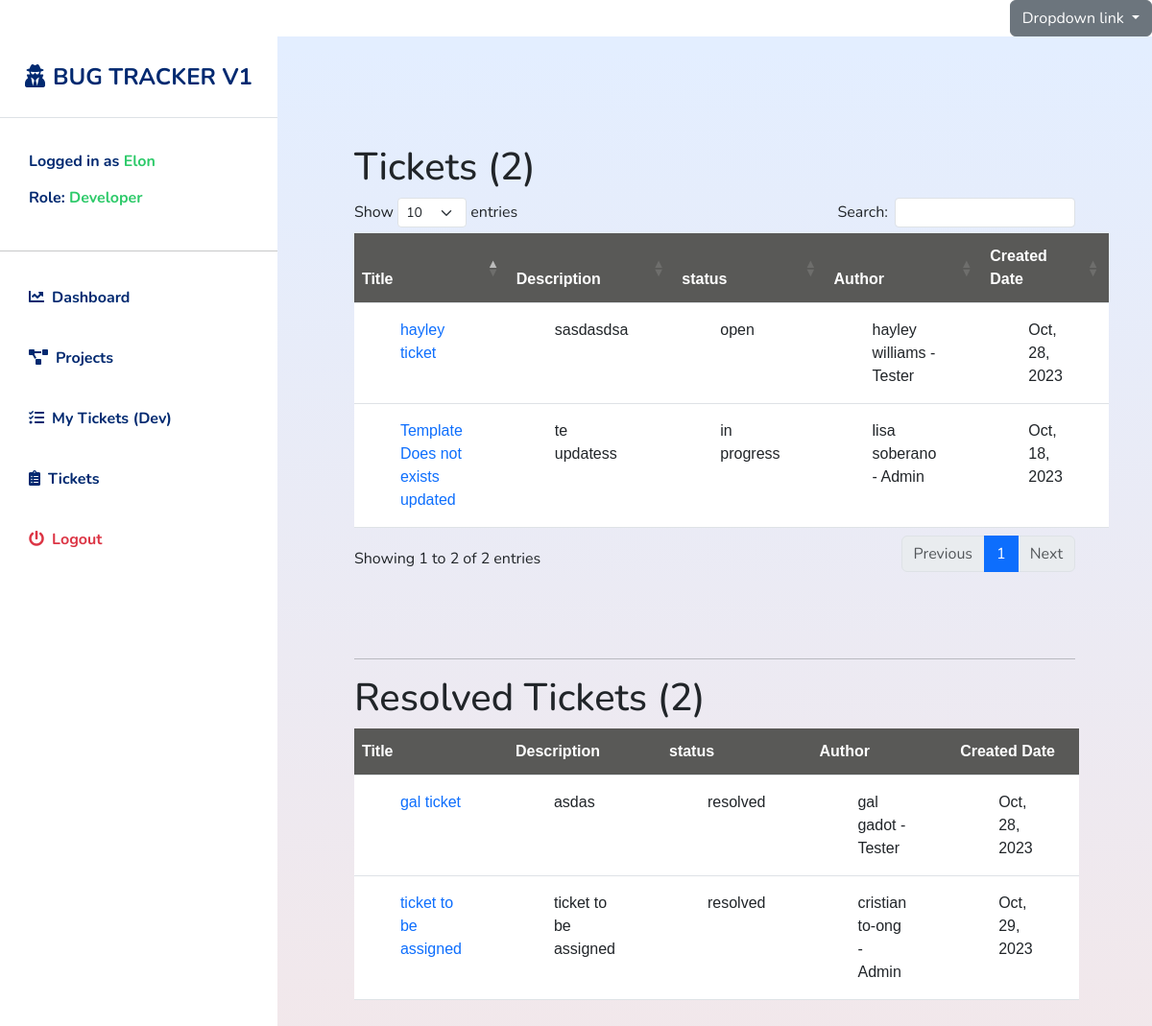
/bugtracker/tickets/ (signed in), run on the app's committed database.
### accounts/models.py (models this page shows, shortened)
class EmployeeProfile(models.Model):
  user = models.OneToOneField(User, on_delete=models.CASCADE, related_name='profile')
  employee_id = models.CharField(max_length=128, blank=True)
  first_name = models.CharField(max_length=200, blank=True)
  last_name = models.CharField(max_length=200, blank=True)
  email = models.EmailField(max_length=200, blank=True)
  role = models.ForeignKey(Role,on_delete=models.CASCADE)
  avatar = models.ImageField(default='avatar.jpg', upload_to='avatars/', blank=True)
  phone_number = models.CharField(max_length=50, blank=True)
  updated = models.DateTimeField(auto_now=True)
  created = models.DateTimeField(auto_now_add=True)
  class Meta:
    ordering = ('-created',)
  def __str__(self):
    return self.first_name + " " + self.last_name

class Role(models.Model):
  role = models.CharField(max_length=50)

### bugtrackerapp/models.py (models this page shows, shortened)
class Ticket(models.Model):
  title = models.CharField(max_length=200,null=True,blank=True)
  ticket_description = models.TextField(null=True,blank=True)
  image = models.ImageField(upload_to='ticketimgs/', blank=True, null=True)
  project = models.ForeignKey(Project, on_delete=models.CASCADE)
  author = models.ForeignKey(EmployeeProfile, on_delete=models.CASCADE, related_name='tickets', unique=False)
  assign_members = models.ManyToManyField(User, related_name='devs', blank=True)
  type = models.ForeignKey(Type, on_delete=models.CASCADE)
  priority = models.ForeignKey(Priority, on_delete=models.CASCADE)
  status = models.ForeignKey(Status, on_delete=models.CASCADE)
  updated = models.DateTimeField(auto_now=True)
  created = models.DateTimeField(auto_now_add=True)

class Status(models.Model):
  status = models.CharField(max_length=100, null=True,blank=True)
  def __str__(self):
    return self.status

### bugtrackerapp/views.py (the view)
# urls.py: path('tickets/', views.tickets_view, name='tickets_view'),
@login_required(login_url="/")
def tickets_view(request):
  tickets = Ticket.objects.exclude(status=3)
  resolved_tickets = Ticket.objects.filter(status=3)
  tickets_count = tickets.count()
  resolved_tickets_count = resolved_tickets.count()
  context = {
    'resolved_tickets':resolved_tickets,
    'tickets':tickets,
    'tickets_count':tickets_count,
    'resolved_tickets_count':resolved_tickets_count,
  }
  return render(request, 'bugtrackerapp/tickets.html', context)

### bugtrackerapp/templates/bugtrackerapp/tickets.html
{% extends 'base.html' %}
{% load static %}
{% block content %}
<h1>Tickets ({{tickets_count}})</h1>
<div class="draft-table">
  <table class="table" id="dataTable">
    <thead>
      <tr>
        <th scope="col">Title</th>
        <th scope="col">Description</th>
        <th scope="col">status</th>
        <th scope="col">Author</th>
        <th scope="col">Created Date</th>
      </tr>
    </thead>
    <tbody>
      {% for ticket in tickets %}
      <tr>
        <td>
          <a href="{% url 'bugtracker:ticket_detail' ticket.id %}">{{ticket.title}}</a>
        </td>
        <td>
          {{ticket.ticket_description|truncatewords:20}}
        </td>
        <td>
          {{ticket.status}}
        </td>
        <td>{{ticket.author}} - {{ticket.author.role.role}}</td>
        <td>{{ticket.created|date:"M, d, Y"}}</td>
      </tr>
      {% endfor %}
    </tbody>
  </table>
</div>
<br><br><br>
<hr>
<h1>Resolved Tickets ({{resolved_tickets_count}})</h1>
<div class="draft-table">
  <table class="table" id="dataTable">
    <thead>
      <tr>
        <th scope="col">Title</th>
        <th scope="col">Description</th>
        <th scope="col">status</th>
        <th scope="col">Author</th>
        <th scope="col">Created Date</th>
      </tr>
    </thead>
    <tbody>
      {% for ticket in resolved_tickets %}
      <tr>
        <td>
          <a href="{% url 'bugtracker:ticket_detail' ticket.id %}">{{ticket.title}}</a>
        </td>
        <td>
          {{ticket.ticket_description}}
        </td>
        <td>
          {{ticket.status}}
        </td>
        <td>{{ticket.author}} - {{ticket.author.role.role}}</td>
        <td>{{ticket.created|date:"M, d, Y"}}</td>
      </tr>
      {% endfor %}
    </tbody>
  </table>
</div>
{% endblock content %}

### templates/includes/navbar.html (shortened to what this page needs)
{% load static %}
<div class="d-flex" id="wrapper">
        <div class="bg-white main-navbar" id="sidebar-wrapper">
                <div class="sidebar-heading text-center py-4 primary-text fs-4 fw-bold text-uppercase border-bottom"><i
                                class="fas fa-user-secret me-2"></i>Bug Tracker V1</div>
                <div class="list-group list-group-flush my-3">
                        {% if user.is_authenticated %}
                        <h6 class="list-group-item list-group-item-action bg-transparent second-text active">
                                Logged in as <span
                                        style="color: #2ECA6A;">{{request.user.profile.first_name|title}}</span>
                                <br>
                                <br>
                                Role: <span style="color: #2ECA6A;">{{request.user.profile.role.role}}</span>
                        </h6>
                        <hr>
                        <a href="{% url 'bugtracker:home' %}"
                                class="list-group-item list-group-item-action bg-transparent second-text active"><i
                                        class="fas fa-chart-line me-2"></i>Dashboard</a>
                        <a href="{% url 'bugtracker:projects_view' %}"
                                class="list-group-item list-group-item-action bg-transparent second-text fw-bold active"><i
                                        class="fas fa-project-diagram me-2"></i>Projects</a>
                        {% if request.user.profile.role.role == "Developer" %}
                        <a href="{% url 'bugtracker:tickets_tester' %}"
                                class="list-group-item list-group-item-action bg-transparent second-text fw-bold active"><i
                                        class="fas fa-tasks me-2"></i>My Tickets (Dev)</a>
                        {% endif %}
                        <a href="{% url 'bugtracker:tickets_view' %}"
                                class="list-group-item list-group-item-action bg-transparent second-text fw-bold active"><i
                                        class="fas fa-clipboard-list me-2"></i>Tickets</a>
                        {% endif %}
                        {% if user.is_authenticated %}
                        <a href="{% url 'accounts:logout_view' %}"
                                class="list-group-item list-group-item-action bg-transparent text-danger fw-bold active"><i
                                        class="fas fa-power-off me-2"></i>Logout</a>
                        {% endif %}
                </div>
        </div>

### templates/base.html (style rules this page uses)
:root { --main-bg-color: #012970; --main-text-color: #012970; --second-text-color: #bbbec5; --second-bg-color: #c1efde; }
body { font-family: 'Nunito', sans-serif; }
a { color: ##5C7BD9; text-decoration: none; }
.primary-text { color: var(--main-text-color); }
.second-text { color: var(--second-text-color); }
#wrapper { overflow-x: hidden; background: #F5F8FE; }
#sidebar-wrapper { min-height: 100vh; margin-left: -15rem; -webkit-transition: margin 0.25s ease-out; -moz-transition: margin 0.25s ease-out; -o-transition: margin 0.25s ease-out; transition: margin 0.25s ease-out; }
#sidebar-wrapper .sidebar-heading { padding: 0.875rem 1.25rem; font-size: 1.2rem; }
.main-navbar { z-index: 999 !important; width: 400px; }
.list-group-item { border: none; padding: 20px 30px; width: 100%; }
.list-group-item.active { color: var(--main-text-color); font-weight: bold; border: none; }
@media (min-width: 768px) { #sidebar-wrapper { margin-left: 0; } }
#dataTable { font-family: Arial, Helvetica, sans-serif; border-collapse: collapse; width: 100%; }
#dataTable th { background-color: #595957 !important; }
#dataTable td, #draft-table th { padding: 1rem 3rem; }
#dataTable tr:nth-child(even) { background-color: #fafafa; }
#dataTable th { padding-top: 12px; padding-bottom: 12px; text-align: left; background-color: #ccc; color: white; }

### data on the page
Ticket: title "Template Does not exists updated", ticket_description "te updatess", status "in progress", author "lisa soberano", author.role.role "Admin", created "Oct, 18, 2023"
Ticket: title "hayley ticket", ticket_description "sasdasdsa", status "open", author "hayley williams", author.role.role "Tester", created "Oct, 28, 2023"
Ticket: title "gal ticket", ticket_description "asdas", status "resolved", author "gal gadot", author.role.role "Tester", created "Oct, 28, 2023"
Ticket: title "ticket to be assigned", ticket_description "ticket to be assigned", status "resolved", author "cristian to-ong", author.role.role "Admin", created "Oct, 29, 2023"

### other printed values
{{ request.user.profile.first_name|title }} "Elon"
{{ request.user.profile.role.role }} "Developer"
{{ tickets_count }} "2"
{{ resolved_tickets_count }} "2"
